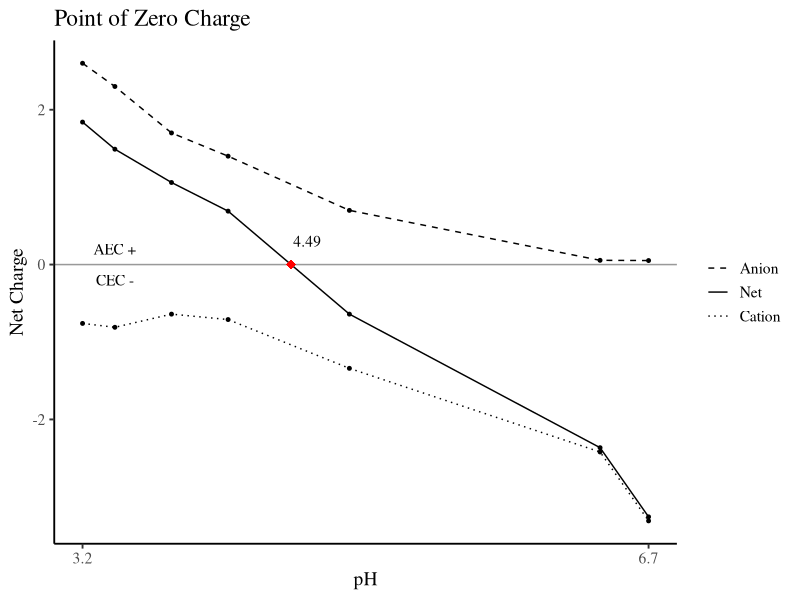

Source code (R):
## ---- chunk 1
pH <- c(3.2, 3.4, 3.75, 4.1, 4.85, 6.4, 6.7)

Anion <- c(2.6, 2.3, 1.7, 1.4, 0.7, 0.055, 0.052)

Cation <- c(0.76, 0.81, 0.64, 0.71, 1.34, 2.42, 3.31)

# Cation exchange charges are treated negative
Cation <- -Cation
## ---- chunk 2
Net <- Anion + Cation

# you'll need this package
library('tidyverse')

# stitch it all together in a data frame
df.pzc <- tibble(pH, Anion, Cation, Net) %>% 
  arrange(desc(Net))

# long form of the data frame
df.pzc2 <- tibble(pH, Anion, Cation, Net) %>% 
  arrange(desc(Net)) %>% 
  gather(key = "Measure",
         value = "Value",
         2:4)

df.pzc2$Measure <- factor(df.pzc2$Measure,
                           levels = c('Anion', 'Net', 'Cation'))
## ---- chunk 3
# find pzc by calculating slope of line between last positive (AEC) point
pos <- filter(df.pzc, Net > 0) %>%
  select(pH, Net) %>% 
  tail(n = 1)

# and first negative (CEC) point
neg <- filter(df.pzc, Net < 0) %>%
  select(pH, Net) %>% 
  head(n = 1)

# and finding point of x-intercept
slope <- (neg$Net - pos$Net) / (neg$pH - pos$pH)

pzc <- ((0 - pos$Net) / slope) + pos$pH

pzc.label <- round(pzc, digits = 2)

## ---- chunk 4
ph.first <- head(pH, n = 1)

ph.last <- tail(pH, n = 1)
## ---- chunk 5
ggplot(data = df.pzc2,
       aes(x = pH, y = Value, linetype = Measure)) +
  geom_line() +
  geom_point(size = 1) +
  # zero line
  geom_hline(yintercept = 0,
             alpha = 0.4) +
  # PZC point
  geom_point(aes(x = pzc, y = 0),
             color = 'red',
             size = 3,
             pch = 18) +
  # annotations for labels
  annotate(geom = 'text',
           label = pzc.label,
           x = pzc + 0.1, y = 0.3,
           family = 'serif') +
  annotate(geom = 'text',
           label = "AEC +",
           x = pH[[2]], y = 0.2,
           family = 'serif') +
  annotate(geom = 'text',
           label = "CEC -",
           x = pH[[2]], y = -0.2,
           family = 'serif') +
  scale_x_continuous(breaks = seq(from = ph.first,
                                  to = ph.last,
                                  by = (ph.last - ph.first))) +
  scale_linetype_manual(values = c(2, 1, 3)) +
  labs(title = "Point of Zero Charge",
       x = "pH",
       y = "Net Charge",
       linetype = NULL) +
  theme_classic(base_family = 'serif', base_size = 14)
